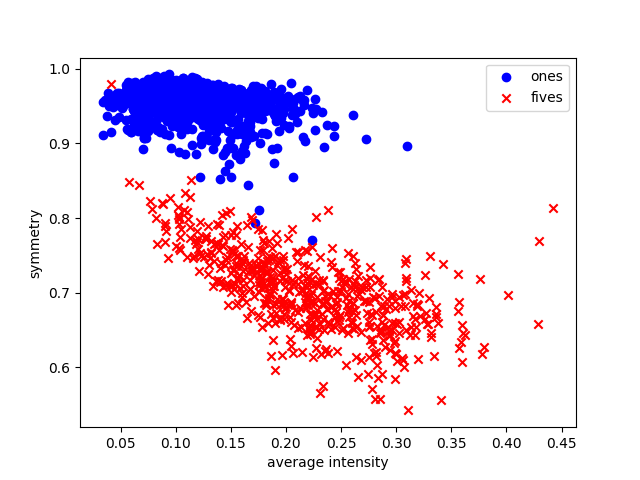

Python code for this plot:
import numpy as np
import matplotlib.pyplot as plt
import matplotlib.image as img
data_path = '../digits_data/ZipDigits.train'

def save_num(number, file):
    plt.imshow(number[1], cmap=plt.cm.binary)
    plt.title(str(number[0]))
    plt.savefig(file)

def avg_intensity(number):
    return sum(sum(r for r in l if r >= 0) for l in number[1]) / 256.0

def symmetry(number):
    ret = 0.0
    for i in range(16):
        for j in range(16):
            ret += np.abs(number[1][i][j] - number[1][i][15-j]) + \
                np.abs(number[1][i][j] - number[1][15-i][j])
    return 1 - ret / 1024.0

with open(data_path, 'r') as f:
    def line_to_entry(l):
        d = [float(e) for e in l.strip().split(' ')]
        m = np.zeros([16, 16])
        for idx, val in enumerate(d[1:]):
            m[idx//16][idx%16] = val

        return (int(d[0]), m)
    
    data = [line_to_entry(l) for l in f]
    data = [l for l in data if l[0] == 5 or l[0] == 1]
    for entry in data:
        if entry[0] == 5:
            save_num(entry, '5.png')
            break

    for entry in data:
        if entry[0] == 1:
            save_num(entry, '1.png')
            break
    
    plt.close()
    
    ones_intensity = []
    ones_symmetry = []
    fives_intensity = []
    fives_symmetry = []
    
    for num in data:
        i, s = avg_intensity(num), symmetry(num)
        if num[0] == 1:
            ones_intensity.append(i)
            ones_symmetry.append(s)
        else:
            fives_intensity.append(i)
            fives_symmetry.append(s)
    
    plt.scatter(ones_intensity, ones_symmetry, marker='o', color='blue', label='ones')
    plt.scatter(fives_intensity, fives_symmetry, marker='x', color='red', label='fives')
    plt.xlabel('average intensity')
    plt.ylabel('symmetry')
    plt.legend()
    plt.savefig('p6.png')